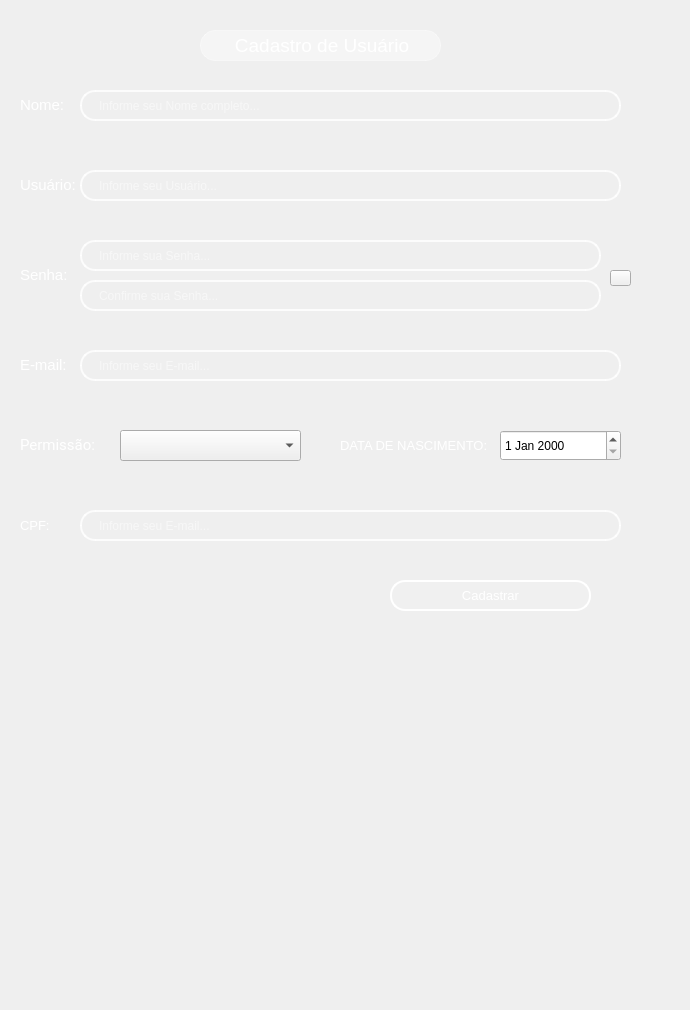
     <widget class="QWidget" name="page_6">
      <widget class="QComboBox" name="comboBox">
       <property name="geometry">
        <rect>
         <x>120</x>
         <y>430</y>
         <width>181</width>
         <height>31</height>
        </rect>
       </property>
       <property name="styleSheet">
        <string notr="true">QLineEdit {
    /* Borda e fundo */
    border: 2px solid rgba(255, 255, 255, 200);
    border-radius: 15px;
    background-color: rgba(0, 0, 0, 0); /* Totalmente transparente */
    
    /* Espaçamento interno */
    padding: 5px 15px;
    
    /* Cor do texto */
    color: white;
    
    /* Melhora a renderização */
    background-clip: padding-box;
}

/* Efeito ao focar */
QLineEdit:focus {
    border: 2px solid rgba(255, 255, 255, 255);
    background-color: rgba(255, 255, 255, 36);
}</string>
       </property>
      </widget>
      <widget class="QLineEdit" name="lineEdit_email_2">
       <property name="geometry">
        <rect>
         <x>80</x>
         <y>350</y>
         <width>541</width>
         <height>31</height>
        </rect>
       </property>
       <property name="styleSheet">
        <string notr="true">QLineEdit {
    /* Borda e fundo */
    border: 2px solid rgba(255, 255, 255, 200);
    border-radius: 15px;
    background-color: rgba(0, 0, 0, 0); /* Totalmente transparente */
    
    /* Espaçamento interno */
    padding: 5px 15px;
    
    /* Cor do texto */
    color: white;
    
    /* Melhora a renderização */
    background-clip: padding-box;
}

/* Efeito ao focar */
QLineEdit:focus {
    border: 2px solid rgba(255, 255, 255, 255);
    background-color: rgba(255, 255, 255, 36);
}</string>
       </property>
       <property name="placeholderText">
        <string>Informe seu E-mail...</string>
       </property>
      </widget>
      <widget class="QLabel" name="label_email_2">
       <property name="geometry">
        <rect>
         <x>20</x>
         <y>330</y>
         <width>621</width>
         <height>71</height>
        </rect>
       </property>
       <property name="font">
        <font>
         <pointsize>10</pointsize>
        </font>
       </property>
       <property name="text">
        <string>&lt;html&gt;&lt;head/&gt;&lt;body&gt;&lt;p&gt;&lt;span style=&quot; font-size:11pt; color:#ffffff;&quot;&gt;E-mail:&lt;/span&gt;&lt;/p&gt;&lt;/body&gt;&lt;/html&gt;</string>
       </property>
      </widget>
      <widget class="QLabel" name="label_80">
       <property name="geometry">
        <rect>
         <x>20</x>
         <y>410</y>
         <width>311</width>
         <height>71</height>
        </rect>
       </property>
       <property name="font">
        <font>
         <family>Roboto</family>
         <pointsize>10</pointsize>
        </font>
       </property>
       <property name="text">
        <string>&lt;html&gt;&lt;head/&gt;&lt;body&gt;&lt;p&gt;&lt;span style=&quot; font-size:11pt; color:#ffffff;&quot;&gt;Permissão:&lt;/span&gt;&lt;/p&gt;&lt;/body&gt;&lt;/html&gt;</string>
       </property>
      </widget>
      <widget class="QLineEdit" name="lineEdit_user">
       <property name="geometry">
        <rect>
         <x>80</x>
         <y>170</y>
         <width>541</width>
         <height>31</height>
        </rect>
       </property>
       <property name="styleSheet">
        <string notr="true">QLineEdit {
    /* Borda e fundo */
    border: 2px solid rgba(255, 255, 255, 200);
    border-radius: 15px;
    background-color: rgba(0, 0, 0, 0); /* Totalmente transparente */
    
    /* Espaçamento interno */
    padding: 5px 15px;
    
    /* Cor do texto */
    color: white;
    
    /* Melhora a renderização */
    background-clip: padding-box;
}

/* Efeito ao focar */
QLineEdit:focus {
    border: 2px solid rgba(255, 255, 255, 255);
    background-color: rgba(255, 255, 255, 36);
}</string>
       </property>
       <property name="placeholderText">
        <string>Informe seu Usuário...</string>
       </property>
      </widget>
      <widget class="QLineEdit" name="lineEdit_passwrd">
       <property name="geometry">
        <rect>
         <x>80</x>
         <y>240</y>
         <width>521</width>
         <height>31</height>
        </rect>
       </property>
       <property name="styleSheet">
        <string notr="true">QLineEdit {
    /* Borda e fundo */
    border: 2px solid rgba(255, 255, 255, 200);
    border-radius: 15px;
    background-color: rgba(0, 0, 0, 0); /* Totalmente transparente */
    
    /* Espaçamento interno */
    padding: 5px 15px;
    
    /* Cor do texto */
    color: white;
    
    /* Melhora a renderização */
    background-clip: padding-box;
}

/* Efeito ao focar */
QLineEdit:focus {
    border: 2px solid rgba(255, 255, 255, 255);
    background-color: rgba(255, 255, 255, 36);
}</string>
       </property>
       <property name="placeholderText">
        <string>Informe sua Senha...</string>
       </property>
      </widget>
      <widget class="QLabel" name="label_user_6">
       <property name="geometry">
        <rect>
         <x>20</x>
         <y>150</y>
         <width>621</width>
         <height>71</height>
        </rect>
       </property>
       <property name="font">
        <font>
         <pointsize>10</pointsize>
        </font>
       </property>
       <property name="text">
        <string>&lt;html&gt;&lt;head/&gt;&lt;body&gt;&lt;p&gt;&lt;span style=&quot; font-size:11pt; color:#ffffff;&quot;&gt;Usuário:&lt;/span&gt;&lt;/p&gt;&lt;/body&gt;&lt;/html&gt;</string>
       </property>
      </widget>
      <widget class="QPushButton" name="passButton_view">
       <property name="geometry">
        <rect>
         <x>610</x>
         <y>270</y>
         <width>21</width>
         <height>16</height>
        </rect>
       </property>
       <property name="text">
        <string/>
       </property>
      </widget>
      <widget class="QPushButton" name="Button_cadstr_2">
       <property name="geometry">
        <rect>
         <x>390</x>
         <y>580</y>
         <width>201</width>
         <height>31</height>
        </rect>
       </property>
       <property name="font">
        <font>
         <pointsize>10</pointsize>
        </font>
       </property>
       <property name="styleSheet">
        <string notr="true">QPushButton {
    background-color: rgba(255, 255, 255, 0.5);
    border: 5px solid rgba(255, 255, 255, 0.3); /* Borda branca translúcida */
    color: #333333; /* Texto totalmente opaco */
}

QPushButton:hover {
    background-color: rgba(207, 216, 220, 100);
    border-color:rgba(255, 255, 255,255);
    
}

QPushButton:pressed {
    background-color: #A0B2C8; /* Azul acinzentado */
border-color: #003366; /* Azul escuro */
color: #003366;
}
 QPushButton{border: 2px solid rgba(255, 255, 255, 200);
    border-radius: 15px;
    background-color: rgba(0, 0, 0, 0); /* Totalmente transparente */
    
    /* Espaçamento interno */
    padding: 5px 15px;
    
    /* Cor do texto */
    color: white;
    
    /* Melhora a renderização */
    background-clip: padding-box;
}

/* Efeito ao focar */
QPushButton {
    border: 2px solid rgba(255, 255, 255, 255);
    background-color: rgba(255, 255, 255, 20);
}</string>
       </property>
       <property name="text">
        <string>Cadastrar</string>
       </property>
      </widget>
      <widget class="QLineEdit" name="lineEdit_passwrd_2">
       <property name="geometry">
        <rect>
         <x>80</x>
         <y>280</y>
         <width>521</width>
         <height>31</height>
        </rect>
       </property>
       <property name="styleSheet">
        <string notr="true">QLineEdit {
    /* Borda e fundo */
    border: 2px solid rgba(255, 255, 255, 200);
    border-radius: 15px;
    background-color: rgba(0, 0, 0, 0); /* Totalmente transparente */
    
    /* Espaçamento interno */
    padding: 5px 15px;
    
    /* Cor do texto */
    color: white;
    
    /* Melhora a renderização */
    background-clip: padding-box;
}

/* Efeito ao focar */
QLineEdit:focus {
    border: 2px solid rgba(255, 255, 255, 255);
    background-color: rgba(255, 255, 255, 36);
}</string>
       </property>
       <property name="placeholderText">
        <string>Confirme sua Senha...</string>
       </property>
      </widget>
      <widget class="QLabel" name="label_passwrd">
       <property name="geometry">
        <rect>
         <x>20</x>
         <y>230</y>
         <width>621</width>
         <height>91</height>
        </rect>
       </property>
       <property name="font">
        <font>
         <pointsize>10</pointsize>
        </font>
       </property>
       <property name="text">
        <string>&lt;html&gt;&lt;head/&gt;&lt;body&gt;&lt;p&gt;&lt;span style=&quot; font-size:11pt; color:#ffffff;&quot;&gt;Senha:&lt;/span&gt;&lt;/p&gt;&lt;/body&gt;&lt;/html&gt;</string>
       </property>
      </widget>
      <widget class="QLabel" name="label_name_2">
       <property name="geometry">
        <rect>
         <x>20</x>
         <y>70</y>
         <width>621</width>
         <height>71</height>
        </rect>
       </property>
       <property name="font">
        <font>
         <pointsize>10</pointsize>
        </font>
       </property>
       <property name="styleSheet">
        <string notr="true">QLineEdit {
    /* Borda e fundo */
    border: 2px solid rgba(255, 255, 255, 200);
    border-radius: 15px;
    background-color: rgba(0, 0, 0, 0); /* Totalmente transparente */
    
    /* Espaçamento interno */
    padding: 5px 15px;
    
    /* Cor do texto */
    color: white;
    
    /* Melhora a renderização */
    background-clip: padding-box;
}

/* Efeito ao focar */
QLineEdit:focus {
    border: 2px solid rgba(255, 255, 255, 255);
    background-color: rgba(255, 255, 255, 36);
}</string>
       </property>
       <property name="text">
        <string>&lt;html&gt;&lt;head/&gt;&lt;body&gt;&lt;p&gt;&lt;span style=&quot; font-size:11pt; color:#ffffff;&quot;&gt;Nome:&lt;/span&gt;&lt;/p&gt;&lt;/body&gt;&lt;/html&gt;</string>
       </property>
      </widget>
      <widget class="QLineEdit" name="lineEdit_name_2">
       <property name="geometry">
        <rect>
         <x>80</x>
         <y>90</y>
         <width>541</width>
         <height>31</height>
        </rect>
       </property>
       <property name="styleSheet">
        <string notr="true">QLineEdit {
    /* Borda e fundo */
    border: 2px solid rgba(255, 255, 255, 200);
    border-radius: 15px;
    background-color: rgba(0, 0, 0, 0); /* Totalmente transparente */
    
    /* Espaçamento interno */
    padding: 5px 15px;
    
    /* Cor do texto */
    color: white;
    
    /* Melhora a renderização */
    background-clip: padding-box;
}

/* Efeito ao focar */
QLineEdit:focus {
    border: 2px solid rgba(255, 255, 255, 255);
    background-color: rgba(255, 255, 255, 36);
}</string>
       </property>
       <property name="placeholderText">
        <string>Informe seu Nome completo...</string>
       </property>
      </widget>
      <widget class="QLabel" name="label_46">
       <property name="geometry">
        <rect>
         <x>200</x>
         <y>30</y>
         <width>241</width>
         <height>31</height>
        </rect>
       </property>
       <property name="styleSheet">
        <string notr="true">QWidget {
    background-color: rgba(255, 255, 255, 90); /* 20% de opacidade */
    border-radius: 15px;
    border: 1px solid rgba(255, 255, 255, 100);
    backdrop-filter: blur(10px);
    /* Sombra inicial sutil nas laterais */
    box-shadow: 0 0 5px rgba(255, 255, 255, 50);
    /* Transição suave para sombra e fundo */
    transition: box-shadow 0.5s ease, background-color 0.5s ease, border 0.5s ease;
}

QWidget:hover {
    background-color: rgba(255, 255, 255, 110); /* Aumenta o brilho */
    border: 1px solid rgba(255, 255, 255, 130);
    /* Sombra mais intensa nas laterais, simulando brilho em movimento */
    box-shadow: 10px 0 15px rgba(255, 255, 255, 100), 
                -10px 0 15px rgba(255, 255, 255, 100);
}</string>
       </property>
       <property name="text">
        <string>&lt;html&gt;&lt;head/&gt;&lt;body&gt;&lt;p align=&quot;center&quot;&gt;&lt;span style=&quot; font-size:14pt; color:#ffffff;&quot;&gt;Cadastro de Usuário&lt;/span&gt;&lt;/p&gt;&lt;/body&gt;&lt;/html&gt;</string>
       </property>
      </widget>
      <widget class="QWidget" name="widget_19" native="true">
       <property name="geometry">
        <rect>
         <x>-10</x>
         <y>-210</y>
         <width>681</width>
         <height>1001</height>
        </rect>
       </property>
       <property name="styleSheet">
        <string notr="true">QWidget {
    background: qradialgradient(
        cx: 0.5, cy: 0.2, radius: 0.8,
        fx: 0.5, fy: 0.2,
        stop: 0 #7FA3A6,  /* Brilho no topo (mais suave) */
        stop: 0.4 #4E7580, /* Azul intermediário mais escuro */
        stop: 0.7 #27425A, /* Azul mais escuro na transição */
        stop: 1 #0A1A30   /* Azul bem escuro na parte inferior */
    );
}
</string>
       </property>
      </widget>
      <widget class="QLabel" name="label_email_4">
       <property name="geometry">
        <rect>
         <x>20</x>
         <y>490</y>
         <width>621</width>
         <height>71</height>
        </rect>
       </property>
       <property name="font">
        <font>
         <pointsize>10</pointsize>
        </font>
       </property>
       <property name="text">
        <string>&lt;html&gt;&lt;head/&gt;&lt;body&gt;&lt;p&gt;&lt;span style=&quot; color:#ffffff;&quot;&gt;CPF:&lt;/span&gt;&lt;/p&gt;&lt;/body&gt;&lt;/html&gt;</string>
       </property>
      </widget>
      <widget class="QLineEdit" name="lineEdit_CPF">
       <property name="geometry">
        <rect>
         <x>80</x>
         <y>510</y>
         <width>541</width>
         <height>31</height>
        </rect>
       </property>
       <property name="styleSheet">
        <string notr="true">QLineEdit {
    /* Borda e fundo */
    border: 2px solid rgba(255, 255, 255, 200);
    border-radius: 15px;
    background-color: rgba(0, 0, 0, 0); /* Totalmente transparente */
    
    /* Espaçamento interno */
    padding: 5px 15px;
    
    /* Cor do texto */
    color: white;
    
    /* Melhora a renderização */
    background-clip: padding-box;
}

/* Efeito ao focar */
QLineEdit:focus {
    border: 2px solid rgba(255, 255, 255, 255);
    background-color: rgba(255, 255, 255, 36);
}</string>
       </property>
       <property name="placeholderText">
        <string>Informe seu E-mail...</string>
       </property>
      </widget>
      <widget class="QLabel" name="label_email_5">
       <property name="geometry">
        <rect>
         <x>340</x>
         <y>410</y>
         <width>301</width>
         <height>71</height>
        </rect>
       </property>
       <property name="font">
        <font>
         <pointsize>10</pointsize>
        </font>
       </property>
       <property name="text">
        <string>&lt;html&gt;&lt;head/&gt;&lt;body&gt;&lt;p&gt;&lt;span style=&quot; color:#ffffff;&quot;&gt;DATA DE NASCIMENTO:&lt;/span&gt;&lt;/p&gt;&lt;/body&gt;&lt;/html&gt;</string>
       </property>
      </widget>
      <widget class="QDateEdit" name="dateEdit_7">
       <property name="geometry">
        <rect>
         <x>500</x>
         <y>430</y>
         <width>121</width>
         <height>31</height>
        </rect>
       </property>
      </widget>
      <zorder>widget_19</zorder>
      <zorder>label_email_4</zorder>
      <zorder>label_email_2</zorder>
      <zorder>label_80</zorder>
      <zorder>label_user_6</zorder>
      <zorder>label_passwrd</zorder>
      <zorder>passButton_view</zorder>
      <zorder>Button_cadstr_2</zorder>
      <zorder>lineEdit_passwrd_2</zorder>
      <zorder>label_name_2</zorder>
      <zorder>lineEdit_name_2</zorder>
      <zorder>lineEdit_passwrd</zorder>
      <zorder>lineEdit_user</zorder>
      <zorder>comboBox</zorder>
      <zorder>lineEdit_email_2</zorder>
      <zorder>label_46</zorder>
      <zorder>label_email_5</zorder>
      <zorder>dateEdit_7</zorder>
      <zorder>lineEdit_CPF</zorder>
     </widget>
